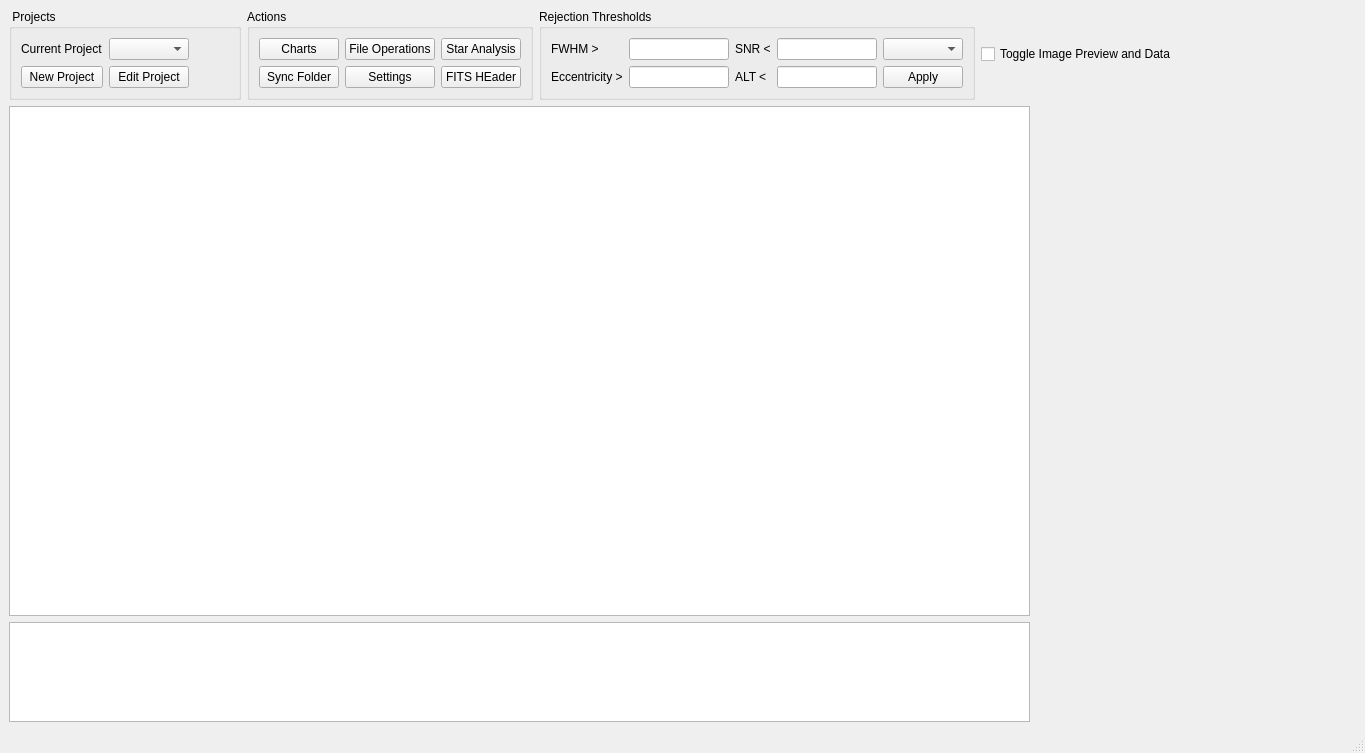
<?xml version="1.0" encoding="UTF-8"?>
<ui version="4.0">
 <class>MainWindow</class>
 <widget class="QMainWindow" name="MainWindow">
  <property name="geometry">
   <rect>
    <x>0</x>
    <y>0</y>
    <width>1365</width>
    <height>753</height>
   </rect>
  </property>
  <property name="windowTitle">
   <string>MainWindow</string>
  </property>
  <widget class="QWidget" name="centralwidget">
   <layout class="QVBoxLayout" name="verticalLayout_2">
    <item>
     <layout class="QGridLayout" name="gridLayout_4">
      <item row="0" column="0">
       <widget class="QGroupBox" name="groupBox_2">
        <property name="title">
         <string> Projects</string>
        </property>
        <layout class="QVBoxLayout" name="verticalLayout_4">
         <item>
          <layout class="QGridLayout" name="gridLayout_2">
           <item row="2" column="0">
            <widget class="QPushButton" name="newProjectButton">
             <property name="text">
              <string>New Project</string>
             </property>
            </widget>
           </item>
           <item row="1" column="1">
            <widget class="QComboBox" name="projectsComboBox"/>
           </item>
           <item row="1" column="0">
            <widget class="QLabel" name="label">
             <property name="text">
              <string>Current Project</string>
             </property>
            </widget>
           </item>
           <item row="2" column="1">
            <widget class="QPushButton" name="editProjectButton">
             <property name="text">
              <string>Edit Project</string>
             </property>
            </widget>
           </item>
           <item row="2" column="2">
            <spacer name="horizontalSpacer">
             <property name="orientation">
              <enum>Qt::Horizontal</enum>
             </property>
             <property name="sizeHint" stdset="0">
              <size>
               <width>40</width>
               <height>20</height>
              </size>
             </property>
            </spacer>
           </item>
          </layout>
         </item>
        </layout>
       </widget>
      </item>
      <item row="0" column="2">
       <widget class="QGroupBox" name="groupBox">
        <property name="title">
         <string>Rejection Thresholds</string>
        </property>
        <layout class="QVBoxLayout" name="verticalLayout_3">
         <item>
          <layout class="QGridLayout" name="gridLayout">
           <item row="0" column="2">
            <widget class="QLabel" name="label_5">
             <property name="text">
              <string>SNR &lt;</string>
             </property>
            </widget>
           </item>
           <item row="1" column="4">
            <widget class="QLineEdit" name="altEdit">
             <property name="maximumSize">
              <size>
               <width>100</width>
               <height>16777215</height>
              </size>
             </property>
            </widget>
           </item>
           <item row="1" column="0">
            <widget class="QLabel" name="label_3">
             <property name="text">
              <string>Eccentricity &gt;</string>
             </property>
            </widget>
           </item>
           <item row="1" column="1">
            <widget class="QLineEdit" name="eccentricityEdit">
             <property name="maximumSize">
              <size>
               <width>100</width>
               <height>16777215</height>
              </size>
             </property>
            </widget>
           </item>
           <item row="1" column="5">
            <widget class="QPushButton" name="setThresholdsButton">
             <property name="text">
              <string>Apply</string>
             </property>
            </widget>
           </item>
           <item row="0" column="4">
            <widget class="QLineEdit" name="snrEdit">
             <property name="maximumSize">
              <size>
               <width>100</width>
               <height>16777215</height>
              </size>
             </property>
            </widget>
           </item>
           <item row="0" column="0">
            <widget class="QLabel" name="label_2">
             <property name="text">
              <string>FWHM &gt;</string>
             </property>
            </widget>
           </item>
           <item row="1" column="2">
            <widget class="QLabel" name="label_4">
             <property name="text">
              <string>ALT &lt;</string>
             </property>
            </widget>
           </item>
           <item row="0" column="1">
            <widget class="QLineEdit" name="fwhmEdit">
             <property name="maximumSize">
              <size>
               <width>100</width>
               <height>16777215</height>
              </size>
             </property>
            </widget>
           </item>
           <item row="0" column="5">
            <widget class="QComboBox" name="filterSelectComboBox"/>
           </item>
          </layout>
         </item>
        </layout>
       </widget>
      </item>
      <item row="0" column="4">
       <spacer name="horizontalSpacer_2">
        <property name="orientation">
         <enum>Qt::Horizontal</enum>
        </property>
        <property name="sizeHint" stdset="0">
         <size>
          <width>40</width>
          <height>20</height>
         </size>
        </property>
       </spacer>
      </item>
      <item row="0" column="1">
       <widget class="QGroupBox" name="groupBox_3">
        <property name="title">
         <string>Actions</string>
        </property>
        <layout class="QVBoxLayout" name="verticalLayout_5">
         <item>
          <layout class="QGridLayout" name="gridLayout_3">
           <item row="0" column="0">
            <widget class="QPushButton" name="chartsButton">
             <property name="text">
              <string>Charts</string>
             </property>
            </widget>
           </item>
           <item row="1" column="1">
            <widget class="QPushButton" name="settingsButton">
             <property name="text">
              <string>Settings</string>
             </property>
            </widget>
           </item>
           <item row="0" column="1">
            <widget class="QPushButton" name="fileOpButton">
             <property name="text">
              <string>File Operations</string>
             </property>
            </widget>
           </item>
           <item row="1" column="0">
            <widget class="QPushButton" name="syncButton">
             <property name="text">
              <string>Sync Folder</string>
             </property>
            </widget>
           </item>
           <item row="0" column="2">
            <widget class="QPushButton" name="starAnalysisButton">
             <property name="text">
              <string>Star Analysis</string>
             </property>
            </widget>
           </item>
           <item row="1" column="2">
            <widget class="QPushButton" name="fitsHeaderButton">
             <property name="text">
              <string>FITS HEader</string>
             </property>
            </widget>
           </item>
          </layout>
         </item>
        </layout>
       </widget>
      </item>
      <item row="0" column="3">
       <widget class="QCheckBox" name="togglePreviewAndDataWidgetButton">
        <property name="text">
         <string>Toggle Image Preview and Data</string>
        </property>
       </widget>
      </item>
     </layout>
    </item>
    <item>
     <layout class="QGridLayout" name="gridLayout_5">
      <item row="0" column="0">
       <layout class="QVBoxLayout" name="verticalLayout">
        <item>
         <widget class="QTreeView" name="dashboard">
          <property name="maximumSize">
           <size>
            <width>16777215</width>
            <height>16777215</height>
           </size>
          </property>
         </widget>
        </item>
        <item>
         <widget class="QTextEdit" name="logEdit">
          <property name="sizePolicy">
           <sizepolicy hsizetype="Expanding" vsizetype="Expanding">
            <horstretch>0</horstretch>
            <verstretch>0</verstretch>
           </sizepolicy>
          </property>
          <property name="maximumSize">
           <size>
            <width>16777215</width>
            <height>100</height>
           </size>
          </property>
          <property name="baseSize">
           <size>
            <width>0</width>
            <height>0</height>
           </size>
          </property>
          <property name="frameShape">
           <enum>QFrame::StyledPanel</enum>
          </property>
         </widget>
        </item>
       </layout>
      </item>
      <item row="0" column="1">
       <widget class="QWidget" name="PreviewAndDataWidget" native="true">
        <property name="minimumSize">
         <size>
          <width>320</width>
          <height>0</height>
         </size>
        </property>
        <property name="maximumSize">
         <size>
          <width>320</width>
          <height>16777215</height>
         </size>
        </property>
       </widget>
      </item>
     </layout>
    </item>
   </layout>
  </widget>
  <widget class="QStatusBar" name="statusbar"/>
  <widget class="QMenuBar" name="menubar">
   <property name="geometry">
    <rect>
     <x>0</x>
     <y>0</y>
     <width>1365</width>
     <height>22</height>
    </rect>
   </property>
  </widget>
 </widget>
 <resources/>
 <connections/>
</ui>
